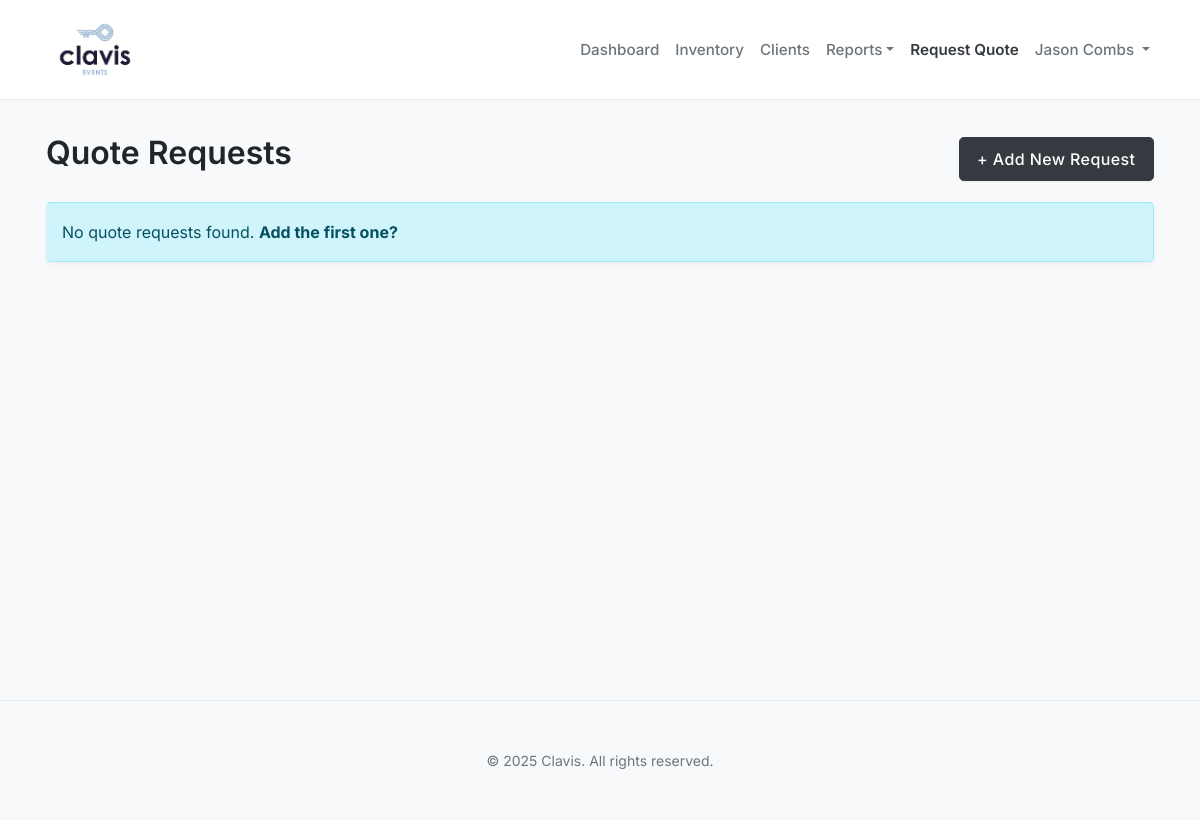
Page /request_quote/ (signed in) on the earlier database version.
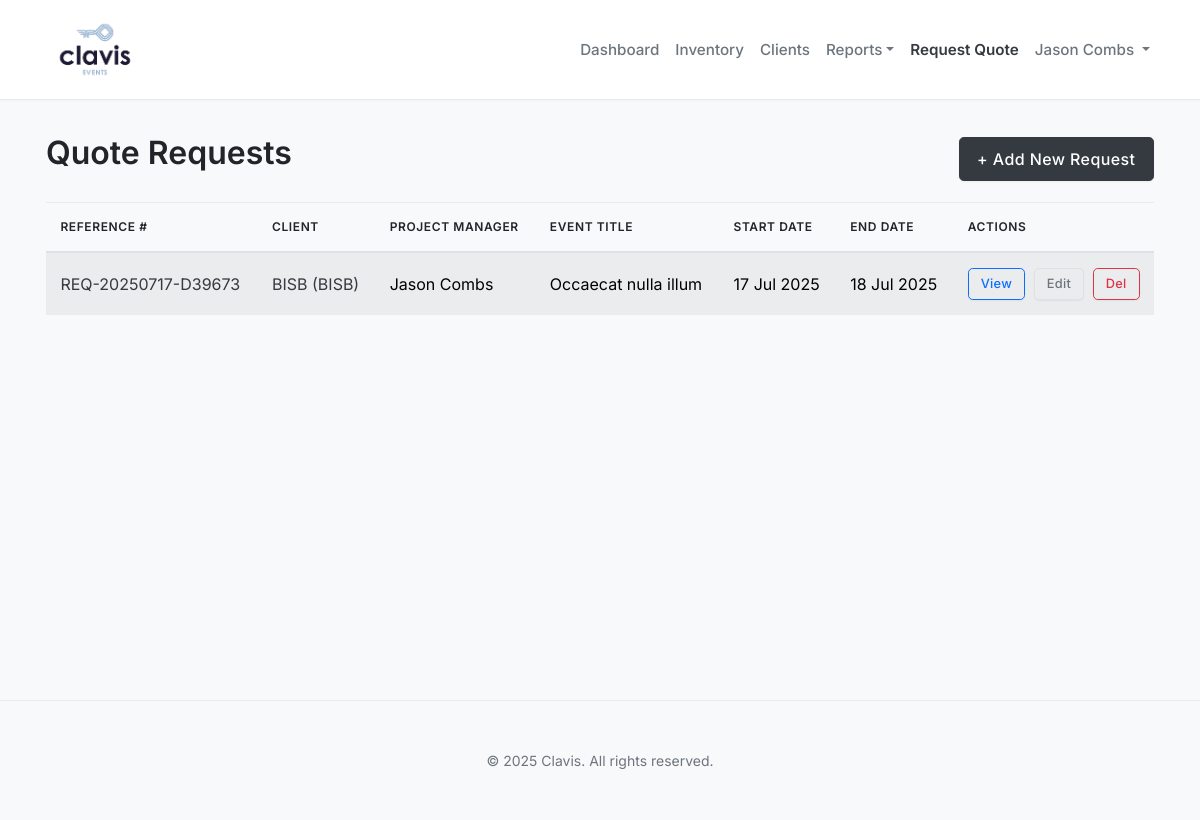
Same page on the later database version.
### request_quote/models.py (models this page shows, shortened)
class QuoteRequest(models.Model):
    client = models.ForeignKey(
        'clients.Client',  # <-- This is valid
        on_delete=models.SET_NULL,
        null=True,
        blank=True,
        related_name='%(class)ss',
        help_text="The client associated with this quote."
    )
    event_start_date = models.DateTimeField()
    setup_installation_datetime = models.DateTimeField()
    event_end_date = models.DateTimeField()
    setup_removal_datetime = models.DateTimeField()
    event_title = models.CharField(max_length=255)
    project_manager = models.ForeignKey(
        User,
        on_delete=models.SET_NULL,
        null=True,
        blank=True,
        related_name="quoted_projects",
        help_text="User assigned as Project Manager"
    )
    subcontractors = models.CharField(max_length=255, blank=True)
    delivery_note_signed_from = models.CharField(max_length=255, blank=True)
    date_created = models.DateField(auto_now_add=True)
    reference_number = models.CharField(max_length=50, unique=True, default=generate_reference_number)
    project_manager_notes = models.TextField(blank=True)

### clients/models.py (models this page shows)
class Client(models.Model):
    name = models.CharField(
        max_length=200,
        help_text="Client's full name or primary contact name if company."
    )
    company_name = models.CharField(
        max_length=200,
        blank=True, # Optional field
        null=True,  # Allow null in database
        help_text="Company name, if applicable."
    )
    contact_person = models.CharField(
        max_length=150,
        blank=True,
        null=True,
        help_text="Specific contact person at the company (if different from name)."
    )
    email = models.EmailField(
        unique=True, # Still unique if provided
        null=True,   # Allow NULL in the database (for optional unique fields)
        blank=True,  # Allow to be blank in forms
        help_text="Primary email address for the client (optional)."
    )
    phone = models.CharField(
        max_length=30, # Adjust max_length based on expected phone number formats
        blank=True,    # Allow to be blank in forms
        null=True,     # Allow NULL in the database
        help_text="Primary phone number for the client (optional)."
    )
    address = models.TextField(
        blank=True,
        null=True,
        help_text="Billing or primary address for the client."
    )
    created_at = models.DateTimeField(auto_now_add=True) # Timestamp for creation
    updated_at = models.DateTimeField(auto_now=True)    # Timestamp for last update
    def __str__(self):
        if self.company_name:
            return f"{self.company_name} ({self.name})"
        return self.name
    class Meta:
        ordering = ['company_name', 'name'] # Order clients primarily by company, then name

### request_quote/views.py (the view)
# urls.py: path('', views.quote_list_view, name='quote_list'),  # ✅ No leading slash
def quote_list_view(request):
    if request.user.is_superuser:
        quotes = QuoteRequest.objects.all().select_related('project_manager','client')
    else:
        quotes = QuoteRequest.objects.filter(project_manager=request.user).select_related('project_manager','client')
    quotes = quotes.order_by('-event_start_date')
    context = {
        'quotes': quotes,
        'page_title': 'Quote Requests'
    }
    return render(request, 'request_quote/quote_list.html', context)

### request_quote/templates/request_quote/quote_list.html (shortened to what this page needs)
{% extends 'base.html' %}
{% load static %}
{% block content %}
<div class="d-flex justify-content-between align-items-center mb-3">
    <h1>{{ page_title }}</h1>
    <a href="{% url 'request_quote:quote_add' %}" class="btn btn-primary">+ Add New Request</a>
</div>
{% if quotes %}
    <div class="table-responsive">
        <table class="table table-striped table-hover table-sm align-middle">
            <thead class="table-light">
                <tr>
                    <th>Reference #</th>
                    <th>Client</th>
                    <th>Project Manager</th>
                    <th>Event Title</th>
                    <th>Start Date</th>
                    <th>End Date</th>
                    <th style="width: 150px;">Actions</th>
                </tr>
            </thead>
            <tbody>
                {% for quote in quotes %}
                <tr>
                    <td>
                        <a href="{% url 'request_quote:quote_detail' quote_id=quote.id %}">{{ quote.reference_number }}</a>
                    </td>
                    <td>
                        {% if quote.client %}
                        <a href="{% url 'clients:client_detail' client_id=quote.client.id %}">{{ quote.client }}</a>
                        {% else %} N/A {% endif %}
                    </td>
                    <td>{{ quote.project_manager.get_full_name|default:"N/A" }}</td>
                    <td>{{ quote.event_title }}</td>
                    <td>{{ quote.event_start_date|date:"j M Y" }}</td>
                    <td>{{ quote.event_end_date|date:"j M Y" }}</td>
                    <td style="white-space: nowrap;">
                        <a href="{% url 'request_quote:quote_detail' quote_id=quote.id %}" class="btn btn-sm btn-outline-primary me-1" title="Details">View</a>
                        <a href="{% url 'request_quote:quote_edit' quote_id=quote.id %}" class="btn btn-sm btn-outline-secondary me-1" title="Edit">Edit</a>
                        <a href="{% url 'request_quote:quote_delete' quote_id=quote.id %}" class="btn btn-sm btn-outline-danger" title="Delete">Del</a>
                    </td>
                </tr>
                {% endfor %}
            </tbody>
        </table>
    </div>
{% else %}
    <div class="alert alert-info">
        No quote requests found.
        <a href="{% url 'request_quote:quote_add' %}" class="alert-link">Add the first one?</a>
    </div>
{% endif %}
{% endblock %}

### templates/base.html (shortened to what this page needs)
{% load static %}<!DOCTYPE html>
<html lang="en">
<head>
    <link href="https://cdn.jsdelivr.net/npm/bootstrap@5.3.3/dist/css/bootstrap.min.css" rel="stylesheet">
    <link rel="stylesheet" href="https://cdn.jsdelivr.net/npm/flatpickr/dist/flatpickr.min.css">
    <link rel="stylesheet" href="{% static 'css/style.css' %}">
</head>
<body>
    <nav class="navbar navbar-expand-lg navbar-light bg-white sticky-top">
        <div class="container">
            <a class="navbar-brand" href="{% url 'dashboard_main' %}">
                <img src="{% static 'images/clavis_logo.png' %}" alt="Clavis Logo" class="logo d-inline-block align-top me-2">
            </a>
            <div class="collapse navbar-collapse" id="navbarNav">
                <ul class="navbar-nav ms-auto">
                    <li class="nav-item">
                        <a class="nav-link {% if request.resolver_match.view_name == 'dashboard_main' %}active{% endif %}" href="{% url 'dashboard_main' %}">Dashboard</a>
                    </li>
                    <li class="nav-item">
                        <a class="nav-link {% if request.resolver_match.app_name == 'inventory' and 'report' not in request.resolver_match.url_name %}active{% endif %}" href="{% url 'inventory:item_list' %}">Inventory</a>
                    </li>
                    <li class="nav-item">
                        <a class="nav-link {% if request.resolver_match.app_name == 'clients' %}active{% endif %}" href="{% url 'clients:client_list' %}">Clients</a>
                    </li>
                    <li class="nav-item dropdown">
                        <a class="nav-link dropdown-toggle " href="#" id="reportsDropdown" role="button" data-bs-toggle="dropdown" aria-expanded="false">Reports</a>
                    </li>
                    <li class="nav-item">
                        <a class="nav-link {% if request.resolver_match.app_name == 'request_quote' and 'report' not in request.resolver_match.url_name %}active{% endif %}" href="{% url 'request_quote:quote_list' %}">Request Quote</a>
                    </li>
                    {% if request.user.is_authenticated and not request.user.is_superuser %}
                        <li class="nav-item dropdown">
                            <a class="nav-link dropdown-toggle" href="#" id="userProfileDropdown" role="button" data-bs-toggle="dropdown" aria-expanded="false">
                                {{ request.user.get_full_name|default:request.user.username }}
                            </a>
                        </li>
                    {% endif %}
                </ul>
            </div>
        </div>
    </nav>
    <main class="container main-content">
        {% block content %}{% endblock %}
    </main>
    <footer class="main-footer container-fluid">
        <div class="container">
            <p class="py-3 mb-0 text-center">&copy; {% now "Y" %} Clavis. All rights reserved.</p>
        </div>
    </footer>
</body>
</html>

### static/css/style.css (style rules this page uses)
:root { --clavis-font-sans-serif: 'Inter', -apple-system, BlinkMacSystemFont, "Segoe UI", Roboto, "Helvetica Neue", Arial, sans-serif, "Apple Color Emoji", "Segoe UI Emoji", "Segoe UI Symbol"; --clavis-text-primary: #212529; --clavis-text-secondary: #6c757d; --clavis-text-muted: #868e96; --clavis-bg-page: #f8f9fa; --clavis-bg-content: #ffffff; --clavis-border-color: #dee2e6; --clavis-border-subtle: #e9ecef; --clavis-primary-accent: #343a40; --clavis-primary-accent-hover: #212529; --clavis-link-color: var(--clavis-primary-accent); --clavis-link-hover-color: var(--clavis-primary-accent-hover); --clavis-success: #198754; --clavis-danger: #dc3545; --clavis-warning: #ffc107; --clavis-info: #0dcaf0; --bs-body-font-family: var(--clavis-font-sans-serif); --bs-body-color: var(--clavis-text-primary); --bs-body-bg: var(--clavis-bg-page); --bs-link-decoration: none; --bs-border-radius: 0.3rem; --bs-card-border-color: var(--clavis-border-subtle); --bs-card-cap-bg: transparent; --bs-card-box-shadow: 0 2px 8px rgba(0,0,0,0.05); }
body { font-family: var(--bs-body-font-family); font-weight: 400; line-height: 1.65; background-color: var(--bs-body-bg); color: var(--bs-body-color); -webkit-font-smoothing: antialiased; -moz-osx-font-smoothing: grayscale; }
h1, h2, h3, h4, h5, h6, .h1, .h2, .h3, .h4, .h5, .h6 { font-weight: 500; color: var(--clavis-text-primary); margin-top: 0; margin-bottom: 0.75rem; line-height: 1.3; }
h1, .h1 { font-size: 2.0rem; font-weight: 600; }
p { margin-bottom: 1.1rem; color: var(--clavis-text-secondary); }
a { color: var(--clavis-link-color); text-decoration: var(--bs-link-decoration); }
.navbar-brand img.logo { height: 75px; width: auto; margin-right: 15px; vertical-align: middle; }
.navbar-brand { font-size: 1.3rem; font-weight: 600; padding-top: 0.5rem; padding-bottom: 0.5rem; display: flex; align-items: center; }
.navbar.navbar-light { background-color: var(--clavis-bg-content) !important; border-bottom: 1px solid var(--clavis-border-subtle); box-shadow: 0 1px 3px rgba(0,0,0,0.03); padding-top: 0.25rem; padding-bottom: 0.25rem; }
.navbar-light .navbar-brand { color: var(--clavis-text-primary); }
.navbar-light .navbar-nav .nav-link { color: var(--clavis-text-secondary); font-weight: 500; padding-top: 0.65rem; padding-bottom: 0.65rem; font-size: 0.95rem; }
.navbar-light .navbar-nav .nav-link.active { color: var(--clavis-primary-accent); font-weight: 600; }
.main-content { padding: 2rem 1rem; background-color: transparent; min-height: calc(100vh - 200px); box-shadow: none; }
.table { border-top: none; border-bottom: 1px solid var(--clavis-border-subtle); margin-bottom: 1.5rem; }
.table th, .table td { padding: 0.9rem; vertical-align: middle; border-top: 1px solid var(--clavis-border-subtle); border-left: none; border-right: none; }
.table thead th { font-weight: 600; background-color: transparent; border-bottom-width: 2px; border-bottom-color: var(--clavis-border-color); color: var(--clavis-text-primary); text-transform: uppercase; font-size: 0.75rem; letter-spacing: 0.05em; }
.table-striped tbody tr:nth-of-type(odd) { background-color: transparent; }
.btn { border-radius: var(--bs-border-radius); padding: 0.55rem 1.1rem; font-weight: 500; letter-spacing: 0.025em; transition: all 0.15s ease-in-out; box-shadow: 0 1px 2px rgba(0,0,0,0.05); }
.btn-primary { background-color: var(--clavis-primary-accent); border-color: var(--clavis-primary-accent); }
.btn-outline-secondary { color: var(--clavis-text-secondary); border-color: var(--clavis-border-color); }
.btn-sm { padding: 0.35rem 0.75rem; font-size: 0.8rem; }
.main-footer { padding: 2rem 0; font-size: 0.875em; color: var(--clavis-text-muted); background-color: transparent; border-top: 1px solid var(--clavis-border-subtle); }

Differences in the rows shown:
added QuoteRequest: reference_number "REQ-20250717-D39673", client "BISB (BISB)", project_manager.get_full_name "Jason Combs", event_title "Occaecat nulla illum", event_start_date "17 Jul 2025", event_end_date "18 Jul 2025"
Other differences:
text no longer shown: "No quote requests found. Add the first one?"
text now shown: "REFERENCE # CLIENT PROJECT MANAGER EVENT TITLE START DATE END DATE ACTIONS"
